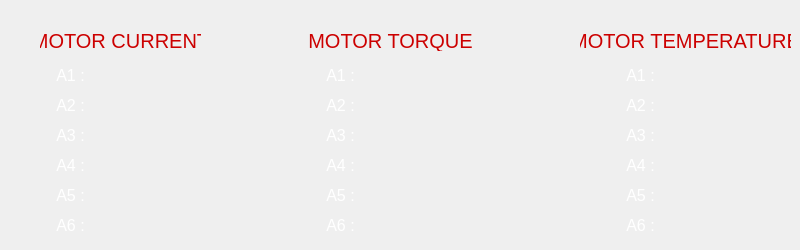
            <widget class="QWidget" name="page_mot_data">
             <widget class="QLabel" name="label_2">
              <property name="geometry">
               <rect>
                <x>40</x>
                <y>30</y>
                <width>161</width>
                <height>21</height>
               </rect>
              </property>
              <property name="font">
               <font>
                <pointsize>15</pointsize>
               </font>
              </property>
              <property name="styleSheet">
               <string notr="true">color: rgb(204, 0, 0);
</string>
              </property>
              <property name="text">
               <string>MOTOR CURRENT</string>
              </property>
              <property name="alignment">
               <set>Qt::AlignCenter</set>
              </property>
             </widget>
             <widget class="QLabel" name="cur_a2">
              <property name="geometry">
               <rect>
                <x>90</x>
                <y>90</y>
                <width>101</width>
                <height>31</height>
               </rect>
              </property>
              <property name="font">
               <font>
                <pointsize>12</pointsize>
               </font>
              </property>
              <property name="cursor">
               <cursorShape>ArrowCursor</cursorShape>
              </property>
              <property name="styleSheet">
               <string notr="true">color: #FFF;</string>
              </property>
              <property name="text">
               <string/>
              </property>
              <property name="alignment">
               <set>Qt::AlignLeading|Qt::AlignLeft|Qt::AlignVCenter</set>
              </property>
             </widget>
             <widget class="QLabel" name="label_18">
              <property name="geometry">
               <rect>
                <x>50</x>
                <y>90</y>
                <width>41</width>
                <height>31</height>
               </rect>
              </property>
              <property name="font">
               <font>
                <pointsize>12</pointsize>
               </font>
              </property>
              <property name="cursor">
               <cursorShape>ArrowCursor</cursorShape>
              </property>
              <property name="styleSheet">
               <string notr="true">color: #FFF;</string>
              </property>
              <property name="text">
               <string>A2 :</string>
              </property>
              <property name="alignment">
               <set>Qt::AlignCenter</set>
              </property>
             </widget>
             <widget class="QLabel" name="cur_a5">
              <property name="geometry">
               <rect>
                <x>90</x>
                <y>180</y>
                <width>101</width>
                <height>31</height>
               </rect>
              </property>
              <property name="font">
               <font>
                <pointsize>12</pointsize>
               </font>
              </property>
              <property name="cursor">
               <cursorShape>ArrowCursor</cursorShape>
              </property>
              <property name="styleSheet">
               <string notr="true">color: #FFF;</string>
              </property>
              <property name="text">
               <string/>
              </property>
              <property name="alignment">
               <set>Qt::AlignLeading|Qt::AlignLeft|Qt::AlignVCenter</set>
              </property>
             </widget>
             <widget class="QLabel" name="cur_a6">
              <property name="geometry">
               <rect>
                <x>90</x>
                <y>210</y>
                <width>101</width>
                <height>31</height>
               </rect>
              </property>
              <property name="font">
               <font>
                <pointsize>12</pointsize>
               </font>
              </property>
              <property name="cursor">
               <cursorShape>ArrowCursor</cursorShape>
              </property>
              <property name="styleSheet">
               <string notr="true">color: #FFF;</string>
              </property>
              <property name="text">
               <string/>
              </property>
              <property name="alignment">
               <set>Qt::AlignLeading|Qt::AlignLeft|Qt::AlignVCenter</set>
              </property>
             </widget>
             <widget class="QLabel" name="label_19">
              <property name="geometry">
               <rect>
                <x>50</x>
                <y>150</y>
                <width>41</width>
                <height>31</height>
               </rect>
              </property>
              <property name="font">
               <font>
                <pointsize>12</pointsize>
               </font>
              </property>
              <property name="cursor">
               <cursorShape>ArrowCursor</cursorShape>
              </property>
              <property name="styleSheet">
               <string notr="true">color: #FFF;</string>
              </property>
              <property name="text">
               <string>A4 :</string>
              </property>
              <property name="alignment">
               <set>Qt::AlignCenter</set>
              </property>
             </widget>
             <widget class="QLabel" name="label_20">
              <property name="geometry">
               <rect>
                <x>50</x>
                <y>180</y>
                <width>41</width>
                <height>31</height>
               </rect>
              </property>
              <property name="font">
               <font>
                <pointsize>12</pointsize>
               </font>
              </property>
              <property name="cursor">
               <cursorShape>ArrowCursor</cursorShape>
              </property>
              <property name="styleSheet">
               <string notr="true">color: #FFF;</string>
              </property>
              <property name="text">
               <string>A5 :</string>
              </property>
              <property name="alignment">
               <set>Qt::AlignCenter</set>
              </property>
             </widget>
             <widget class="QLabel" name="cur_a4">
              <property name="geometry">
               <rect>
                <x>90</x>
                <y>150</y>
                <width>101</width>
                <height>31</height>
               </rect>
              </property>
              <property name="font">
               <font>
                <pointsize>12</pointsize>
               </font>
              </property>
              <property name="cursor">
               <cursorShape>ArrowCursor</cursorShape>
              </property>
              <property name="styleSheet">
               <string notr="true">color: #FFF;</string>
              </property>
              <property name="text">
               <string/>
              </property>
              <property name="alignment">
               <set>Qt::AlignLeading|Qt::AlignLeft|Qt::AlignVCenter</set>
              </property>
             </widget>
             <widget class="QLabel" name="label_21">
              <property name="geometry">
               <rect>
                <x>50</x>
                <y>210</y>
                <width>41</width>
                <height>31</height>
               </rect>
              </property>
              <property name="font">
               <font>
                <pointsize>12</pointsize>
               </font>
              </property>
              <property name="cursor">
               <cursorShape>ArrowCursor</cursorShape>
              </property>
              <property name="styleSheet">
               <string notr="true">color: #FFF;</string>
              </property>
              <property name="text">
               <string>A6 :</string>
              </property>
              <property name="alignment">
               <set>Qt::AlignCenter</set>
              </property>
             </widget>
             <widget class="QLabel" name="cur_a1">
              <property name="geometry">
               <rect>
                <x>90</x>
                <y>60</y>
                <width>101</width>
                <height>31</height>
               </rect>
              </property>
              <property name="font">
               <font>
                <pointsize>12</pointsize>
               </font>
              </property>
              <property name="cursor">
               <cursorShape>ArrowCursor</cursorShape>
              </property>
              <property name="styleSheet">
               <string notr="true">color: #FFF;</string>
              </property>
              <property name="text">
               <string/>
              </property>
              <property name="alignment">
               <set>Qt::AlignLeading|Qt::AlignLeft|Qt::AlignVCenter</set>
              </property>
             </widget>
             <widget class="QLabel" name="label_22">
              <property name="geometry">
               <rect>
                <x>50</x>
                <y>60</y>
                <width>41</width>
                <height>31</height>
               </rect>
              </property>
              <property name="font">
               <font>
                <pointsize>12</pointsize>
               </font>
              </property>
              <property name="cursor">
               <cursorShape>ArrowCursor</cursorShape>
              </property>
              <property name="styleSheet">
               <string notr="true">color: #FFF;</string>
              </property>
              <property name="text">
               <string>A1 :</string>
              </property>
              <property name="alignment">
               <set>Qt::AlignCenter</set>
              </property>
             </widget>
             <widget class="QLabel" name="label_23">
              <property name="geometry">
               <rect>
                <x>50</x>
                <y>120</y>
                <width>41</width>
                <height>31</height>
               </rect>
              </property>
              <property name="font">
               <font>
                <pointsize>12</pointsize>
               </font>
              </property>
              <property name="cursor">
               <cursorShape>ArrowCursor</cursorShape>
              </property>
              <property name="styleSheet">
               <string notr="true">color: #FFF;</string>
              </property>
              <property name="text">
               <string>A3 :</string>
              </property>
              <property name="alignment">
               <set>Qt::AlignCenter</set>
              </property>
             </widget>
             <widget class="QLabel" name="cur_a3">
              <property name="geometry">
               <rect>
                <x>90</x>
                <y>120</y>
                <width>101</width>
                <height>31</height>
               </rect>
              </property>
              <property name="font">
               <font>
                <pointsize>12</pointsize>
               </font>
              </property>
              <property name="cursor">
               <cursorShape>ArrowCursor</cursorShape>
              </property>
              <property name="styleSheet">
               <string notr="true">color: #FFF;</string>
              </property>
              <property name="text">
               <string/>
              </property>
              <property name="alignment">
               <set>Qt::AlignLeading|Qt::AlignLeft|Qt::AlignVCenter</set>
              </property>
             </widget>
             <widget class="QLabel" name="tor_a4">
              <property name="geometry">
               <rect>
                <x>360</x>
                <y>150</y>
                <width>101</width>
                <height>31</height>
               </rect>
              </property>
              <property name="font">
               <font>
                <pointsize>12</pointsize>
               </font>
              </property>
              <property name="cursor">
               <cursorShape>ArrowCursor</cursorShape>
              </property>
              <property name="styleSheet">
               <string notr="true">color: #FFF;</string>
              </property>
              <property name="text">
               <string/>
              </property>
              <property name="alignment">
               <set>Qt::AlignLeading|Qt::AlignLeft|Qt::AlignVCenter</set>
              </property>
             </widget>
             <widget class="QLabel" name="label_33">
              <property name="geometry">
               <rect>
                <x>320</x>
                <y>90</y>
                <width>41</width>
                <height>31</height>
               </rect>
              </property>
              <property name="font">
               <font>
                <pointsize>12</pointsize>
               </font>
              </property>
              <property name="cursor">
               <cursorShape>ArrowCursor</cursorShape>
              </property>
              <property name="styleSheet">
               <string notr="true">color: #FFF;</string>
              </property>
              <property name="text">
               <string>A2 :</string>
              </property>
              <property name="alignment">
               <set>Qt::AlignCenter</set>
              </property>
             </widget>
             <widget class="QLabel" name="label_34">
              <property name="geometry">
               <rect>
                <x>320</x>
                <y>210</y>
                <width>41</width>
                <height>31</height>
               </rect>
              </property>
              <property name="font">
               <font>
                <pointsize>12</pointsize>
               </font>
              </property>
              <property name="cursor">
               <cursorShape>ArrowCursor</cursorShape>
              </property>
              <property name="styleSheet">
               <string notr="true">color: #FFF;</string>
              </property>
              <property name="text">
               <string>A6 :</string>
              </property>
              <property name="alignment">
               <set>Qt::AlignCenter</set>
              </property>
             </widget>
             <widget class="QLabel" name="tor_a2">
              <property name="geometry">
               <rect>
                <x>360</x>
                <y>90</y>
                <width>101</width>
                <height>31</height>
               </rect>
              </property>
              <property name="font">
               <font>
                <pointsize>12</pointsize>
               </font>
              </property>
              <property name="cursor">
               <cursorShape>ArrowCursor</cursorShape>
              </property>
              <property name="styleSheet">
               <string notr="true">color: #FFF;</string>
              </property>
              <property name="text">
               <string/>
              </property>
              <property name="alignment">
               <set>Qt::AlignLeading|Qt::AlignLeft|Qt::AlignVCenter</set>
              </property>
             </widget>
             <widget class="QLabel" name="label_35">
              <property name="geometry">
               <rect>
                <x>320</x>
                <y>180</y>
                <width>41</width>
                <height>31</height>
               </rect>
              </property>
              <property name="font">
               <font>
                <pointsize>12</pointsize>
               </font>
              </property>
              <property name="cursor">
               <cursorShape>ArrowCursor</cursorShape>
              </property>
              <property name="styleSheet">
               <string notr="true">color: #FFF;</string>
              </property>
              <property name="text">
               <string>A5 :</string>
              </property>
              <property name="alignment">
               <set>Qt::AlignCenter</set>
              </property>
             </widget>
             <widget class="QLabel" name="tor_a6">
              <property name="geometry">
               <rect>
                <x>360</x>
                <y>210</y>
                <width>101</width>
                <height>31</height>
               </rect>
              </property>
              <property name="font">
               <font>
                <pointsize>12</pointsize>
               </font>
              </property>
              <property name="cursor">
               <cursorShape>ArrowCursor</cursorShape>
              </property>
              <property name="styleSheet">
               <string notr="true">color: #FFF;</string>
              </property>
              <property name="text">
               <string/>
              </property>
              <property name="alignment">
               <set>Qt::AlignLeading|Qt::AlignLeft|Qt::AlignVCenter</set>
              </property>
             </widget>
             <widget class="QLabel" name="tor_a3">
              <property name="geometry">
               <rect>
                <x>360</x>
                <y>120</y>
                <width>101</width>
                <height>31</height>
               </rect>
              </property>
              <property name="font">
               <font>
                <pointsize>12</pointsize>
               </font>
              </property>
              <property name="cursor">
               <cursorShape>ArrowCursor</cursorShape>
              </property>
              <property name="styleSheet">
               <string notr="true">color: #FFF;</string>
              </property>
              <property name="text">
               <string/>
              </property>
              <property name="alignment">
               <set>Qt::AlignLeading|Qt::AlignLeft|Qt::AlignVCenter</set>
              </property>
             </widget>
             <widget class="QLabel" name="label_5">
              <property name="geometry">
               <rect>
                <x>300</x>
                <y>30</y>
                <width>181</width>
                <height>21</height>
               </rect>
              </property>
              <property name="font">
               <font>
                <pointsize>15</pointsize>
               </font>
              </property>
              <property name="styleSheet">
               <string notr="true">color: rgb(204, 0, 0);
</string>
              </property>
              <property name="text">
               <string>MOTOR TORQUE</string>
              </property>
              <property name="alignment">
               <set>Qt::AlignCenter</set>
              </property>
             </widget>
             <widget class="QLabel" name="label_36">
              <property name="geometry">
               <rect>
                <x>320</x>
                <y>150</y>
                <width>41</width>
                <height>31</height>
               </rect>
              </property>
              <property name="font">
               <font>
                <pointsize>12</pointsize>
               </font>
              </property>
              <property name="cursor">
               <cursorShape>ArrowCursor</cursorShape>
              </property>
              <property name="styleSheet">
               <string notr="true">color: #FFF;</string>
              </property>
              <property name="text">
               <string>A4 :</string>
              </property>
              <property name="alignment">
               <set>Qt::AlignCenter</set>
              </property>
             </widget>
             <widget class="QLabel" name="tor_a5">
              <property name="geometry">
               <rect>
                <x>360</x>
                <y>180</y>
                <width>101</width>
                <height>31</height>
               </rect>
              </property>
              <property name="font">
               <font>
                <pointsize>12</pointsize>
               </font>
              </property>
              <property name="cursor">
               <cursorShape>ArrowCursor</cursorShape>
              </property>
              <property name="styleSheet">
               <string notr="true">color: #FFF;</string>
              </property>
              <property name="text">
               <string/>
              </property>
              <property name="alignment">
               <set>Qt::AlignLeading|Qt::AlignLeft|Qt::AlignVCenter</set>
              </property>
             </widget>
             <widget class="QLabel" name="label_37">
              <property name="geometry">
               <rect>
                <x>320</x>
                <y>60</y>
                <width>41</width>
                <height>31</height>
               </rect>
              </property>
              <property name="font">
               <font>
                <pointsize>12</pointsize>
               </font>
              </property>
              <property name="cursor">
               <cursorShape>ArrowCursor</cursorShape>
              </property>
              <property name="styleSheet">
               <string notr="true">color: #FFF;</string>
              </property>
              <property name="text">
               <string>A1 :</string>
              </property>
              <property name="alignment">
               <set>Qt::AlignCenter</set>
              </property>
             </widget>
             <widget class="QLabel" name="label_38">
              <property name="geometry">
               <rect>
                <x>320</x>
                <y>120</y>
                <width>41</width>
                <height>31</height>
               </rect>
              </property>
              <property name="font">
               <font>
                <pointsize>12</pointsize>
               </font>
              </property>
              <property name="cursor">
               <cursorShape>ArrowCursor</cursorShape>
              </property>
              <property name="styleSheet">
               <string notr="true">color: #FFF;</string>
              </property>
              <property name="text">
               <string>A3 :</string>
              </property>
              <property name="alignment">
               <set>Qt::AlignCenter</set>
              </property>
             </widget>
             <widget class="QLabel" name="tor_a1">
              <property name="geometry">
               <rect>
                <x>360</x>
                <y>60</y>
                <width>101</width>
                <height>31</height>
               </rect>
              </property>
              <property name="font">
               <font>
                <pointsize>12</pointsize>
               </font>
              </property>
              <property name="cursor">
               <cursorShape>ArrowCursor</cursorShape>
              </property>
              <property name="styleSheet">
               <string notr="true">color: #FFF;</string>
              </property>
              <property name="text">
               <string/>
              </property>
              <property name="alignment">
               <set>Qt::AlignLeading|Qt::AlignLeft|Qt::AlignVCenter</set>
              </property>
             </widget>
             <widget class="QLabel" name="temp_a1">
              <property name="geometry">
               <rect>
                <x>660</x>
                <y>60</y>
                <width>81</width>
                <height>31</height>
               </rect>
              </property>
              <property name="font">
               <font>
                <pointsize>12</pointsize>
               </font>
              </property>
              <property name="cursor">
               <cursorShape>ArrowCursor</cursorShape>
              </property>
              <property name="styleSheet">
               <string notr="true">color: #FFF;</string>
              </property>
              <property name="text">
               <string/>
              </property>
              <property name="alignment">
               <set>Qt::AlignLeading|Qt::AlignLeft|Qt::AlignVCenter</set>
              </property>
             </widget>
             <widget class="QLabel" name="label_39">
              <property name="geometry">
               <rect>
                <x>620</x>
                <y>180</y>
                <width>41</width>
                <height>31</height>
               </rect>
              </property>
              <property name="font">
               <font>
                <pointsize>12</pointsize>
               </font>
              </property>
              <property name="cursor">
               <cursorShape>ArrowCursor</cursorShape>
              </property>
              <property name="styleSheet">
               <string notr="true">color: #FFF;</string>
              </property>
              <property name="text">
               <string>A5 :</string>
              </property>
              <property name="alignment">
               <set>Qt::AlignCenter</set>
              </property>
             </widget>
             <widget class="QLabel" name="label_6">
              <property name="geometry">
               <rect>
                <x>580</x>
                <y>30</y>
                <width>211</width>
                <height>21</height>
               </rect>
              </property>
              <property name="font">
               <font>
                <pointsize>15</pointsize>
               </font>
              </property>
              <property name="styleSheet">
               <string notr="true">color: rgb(204, 0, 0);
</string>
              </property>
              <property name="text">
               <string>MOTOR TEMPERATURE</string>
              </property>
              <property name="alignment">
               <set>Qt::AlignCenter</set>
              </property>
             </widget>
             <widget class="QLabel" name="label_40">
              <property name="geometry">
               <rect>
                <x>620</x>
                <y>90</y>
                <width>41</width>
                <height>31</height>
               </rect>
              </property>
              <property name="font">
               <font>
                <pointsize>12</pointsize>
               </font>
              </property>
              <property name="cursor">
               <cursorShape>ArrowCursor</cursorShape>
              </property>
              <property name="styleSheet">
               <string notr="true">color: #FFF;</string>
              </property>
              <property name="text">
               <string>A2 :</string>
              </property>
              <property name="alignment">
               <set>Qt::AlignCenter</set>
              </property>
             </widget>
             <widget class="QLabel" name="label_41">
              <property name="geometry">
               <rect>
                <x>620</x>
                <y>120</y>
                <width>41</width>
                <height>31</height>
               </rect>
              </property>
              <property name="font">
               <font>
                <pointsize>12</pointsize>
               </font>
              </property>
              <property name="cursor">
               <cursorShape>ArrowCursor</cursorShape>
              </property>
              <property name="styleSheet">
               <string notr="true">color: #FFF;</string>
              </property>
              <property name="text">
               <string>A3 :</string>
              </property>
              <property name="alignment">
               <set>Qt::AlignCenter</set>
              </property>
             </widget>
             <widget class="QLabel" name="temp_a4">
              <property name="geometry">
               <rect>
                <x>660</x>
                <y>150</y>
                <width>81</width>
                <height>31</height>
               </rect>
              </property>
              <property name="font">
               <font>
                <pointsize>12</pointsize>
               </font>
              </property>
              <property name="cursor">
               <cursorShape>ArrowCursor</cursorShape>
              </property>
              <property name="styleSheet">
               <string notr="true">color: #FFF;</string>
              </property>
              <property name="text">
               <string/>
              </property>
              <property name="alignment">
               <set>Qt::AlignLeading|Qt::AlignLeft|Qt::AlignVCenter</set>
              </property>
             </widget>
             <widget class="QLabel" name="label_42">
              <property name="geometry">
               <rect>
                <x>620</x>
                <y>210</y>
                <width>41</width>
                <height>31</height>
               </rect>
              </property>
              <property name="font">
               <font>
                <pointsize>12</pointsize>
               </font>
              </property>
              <property name="cursor">
               <cursorShape>ArrowCursor</cursorShape>
              </property>
              <property name="styleSheet">
               <string notr="true">color: #FFF;</string>
              </property>
              <property name="text">
               <string>A6 :</string>
              </property>
              <property name="alignment">
               <set>Qt::AlignCenter</set>
              </property>
             </widget>
             <widget class="QLabel" name="temp_a2">
              <property name="geometry">
               <rect>
                <x>660</x>
                <y>90</y>
                <width>81</width>
                <height>31</height>
               </rect>
              </property>
              <property name="font">
               <font>
                <pointsize>12</pointsize>
               </font>
              </property>
              <property name="cursor">
               <cursorShape>ArrowCursor</cursorShape>
              </property>
              <property name="styleSheet">
               <string notr="true">color: #FFF;</string>
              </property>
              <property name="text">
               <string/>
              </property>
              <property name="alignment">
               <set>Qt::AlignLeading|Qt::AlignLeft|Qt::AlignVCenter</set>
              </property>
             </widget>
             <widget class="QLabel" name="temp_a6">
              <property name="geometry">
               <rect>
                <x>660</x>
                <y>210</y>
                <width>81</width>
                <height>31</height>
               </rect>
              </property>
              <property name="font">
               <font>
                <pointsize>12</pointsize>
               </font>
              </property>
              <property name="cursor">
               <cursorShape>ArrowCursor</cursorShape>
              </property>
              <property name="styleSheet">
               <string notr="true">color: #FFF;</string>
              </property>
              <property name="text">
               <string/>
              </property>
              <property name="alignment">
               <set>Qt::AlignLeading|Qt::AlignLeft|Qt::AlignVCenter</set>
              </property>
             </widget>
             <widget class="QLabel" name="temp_a3">
              <property name="geometry">
               <rect>
                <x>660</x>
                <y>120</y>
                <width>81</width>
                <height>31</height>
               </rect>
              </property>
              <property name="font">
               <font>
                <pointsize>12</pointsize>
               </font>
              </property>
              <property name="cursor">
               <cursorShape>ArrowCursor</cursorShape>
              </property>
              <property name="styleSheet">
               <string notr="true">color: #FFF;</string>
              </property>
              <property name="text">
               <string/>
              </property>
              <property name="alignment">
               <set>Qt::AlignLeading|Qt::AlignLeft|Qt::AlignVCenter</set>
              </property>
             </widget>
             <widget class="QLabel" name="temp_a5">
              <property name="geometry">
               <rect>
                <x>660</x>
                <y>180</y>
                <width>81</width>
                <height>31</height>
               </rect>
              </property>
              <property name="font">
               <font>
                <pointsize>12</pointsize>
               </font>
              </property>
              <property name="cursor">
               <cursorShape>ArrowCursor</cursorShape>
              </property>
              <property name="styleSheet">
               <string notr="true">color: #FFF;</string>
              </property>
              <property name="text">
               <string/>
              </property>
              <property name="alignment">
               <set>Qt::AlignLeading|Qt::AlignLeft|Qt::AlignVCenter</set>
              </property>
             </widget>
             <widget class="QLabel" name="label_43">
              <property name="geometry">
               <rect>
                <x>620</x>
                <y>60</y>
                <width>41</width>
                <height>31</height>
               </rect>
              </property>
              <property name="font">
               <font>
                <pointsize>12</pointsize>
               </font>
              </property>
              <property name="cursor">
               <cursorShape>ArrowCursor</cursorShape>
              </property>
              <property name="styleSheet">
               <string notr="true">color: #FFF;</string>
              </property>
              <property name="text">
               <string>A1 :</string>
              </property>
              <property name="alignment">
               <set>Qt::AlignCenter</set>
              </property>
             </widget>
             <widget class="QLabel" name="label_44">
              <property name="geometry">
               <rect>
                <x>620</x>
                <y>150</y>
                <width>41</width>
                <height>31</height>
               </rect>
              </property>
              <property name="font">
               <font>
                <pointsize>12</pointsize>
               </font>
              </property>
              <property name="cursor">
               <cursorShape>ArrowCursor</cursorShape>
              </property>
              <property name="styleSheet">
               <string notr="true">color: #FFF;</string>
              </property>
              <property name="text">
               <string>A4 :</string>
              </property>
              <property name="alignment">
               <set>Qt::AlignCenter</set>
              </property>
             </widget>
            </widget>
